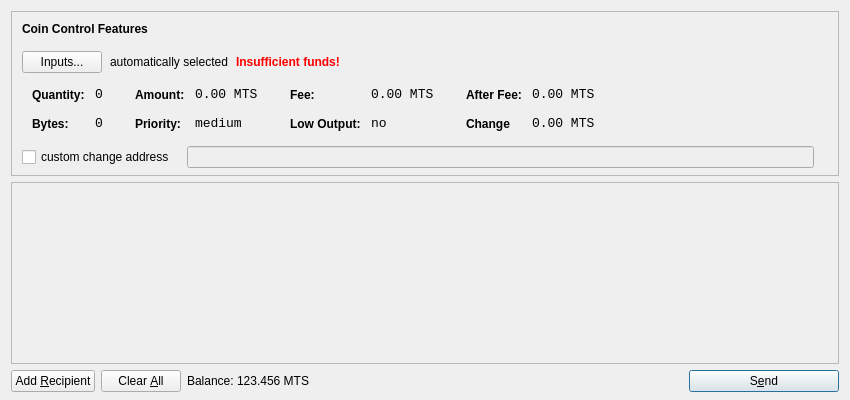
<?xml version="1.0" encoding="UTF-8"?>
<ui version="4.0">
 <class>SendCoinsDialog</class>
 <widget class="QDialog" name="SendCoinsDialog">
  <property name="geometry">
   <rect>
    <x>0</x>
    <y>0</y>
    <width>850</width>
    <height>400</height>
   </rect>
  </property>
  <property name="windowTitle">
   <string>Send Coins</string>
  </property>
  <layout class="QVBoxLayout" name="verticalLayout" stretch="0,1,0">
   <property name="bottomMargin">
    <number>8</number>
   </property>
   <item>
    <widget class="QFrame" name="frameCoinControl">
     <property name="sizePolicy">
      <sizepolicy hsizetype="Expanding" vsizetype="Expanding">
       <horstretch>0</horstretch>
       <verstretch>0</verstretch>
      </sizepolicy>
     </property>
     <property name="maximumSize">
      <size>
       <width>16777215</width>
       <height>16777215</height>
      </size>
     </property>
     <property name="frameShape">
      <enum>QFrame::StyledPanel</enum>
     </property>
     <property name="frameShadow">
      <enum>QFrame::Sunken</enum>
     </property>
     <layout class="QVBoxLayout" name="verticalLayoutCoinControl2">
      <property name="spacing">
       <number>-1</number>
      </property>
      <property name="leftMargin">
       <number>0</number>
      </property>
      <property name="topMargin">
       <number>0</number>
      </property>
      <property name="rightMargin">
       <number>0</number>
      </property>
      <property name="bottomMargin">
       <number>6</number>
      </property>
      <item>
       <layout class="QVBoxLayout" name="verticalLayoutCoinControl" stretch="0,0,0,0,1">
        <property name="spacing">
         <number>0</number>
        </property>
        <property name="leftMargin">
         <number>10</number>
        </property>
        <property name="topMargin">
         <number>10</number>
        </property>
        <item>
         <layout class="QHBoxLayout" name="horizontalLayoutCoinControl1">
          <property name="bottomMargin">
           <number>15</number>
          </property>
          <item>
           <widget class="QLabel" name="labelCoinControlFeatures">
            <property name="sizePolicy">
             <sizepolicy hsizetype="Preferred" vsizetype="Maximum">
              <horstretch>0</horstretch>
              <verstretch>0</verstretch>
             </sizepolicy>
            </property>
            <property name="font">
             <font>
              <weight>75</weight>
              <bold>true</bold>
             </font>
            </property>
            <property name="styleSheet">
             <string notr="true">font-weight:bold;</string>
            </property>
            <property name="text">
             <string>Coin Control Features</string>
            </property>
           </widget>
          </item>
         </layout>
        </item>
        <item>
         <layout class="QHBoxLayout" name="horizontalLayoutCoinControl2" stretch="0,0,0,0">
          <property name="spacing">
           <number>8</number>
          </property>
          <property name="bottomMargin">
           <number>10</number>
          </property>
          <item>
           <widget class="QPushButton" name="pushButtonCoinControl">
            <property name="styleSheet">
             <string notr="true"/>
            </property>
            <property name="text">
             <string>Inputs...</string>
            </property>
           </widget>
          </item>
          <item>
           <widget class="QLabel" name="labelCoinControlAutomaticallySelected">
            <property name="text">
             <string>automatically selected</string>
            </property>
            <property name="margin">
             <number>5</number>
            </property>
           </widget>
          </item>
          <item>
           <widget class="QLabel" name="labelCoinControlInsuffFunds">
            <property name="font">
             <font>
              <weight>75</weight>
              <bold>true</bold>
             </font>
            </property>
            <property name="styleSheet">
             <string notr="true">color:red;font-weight:bold;</string>
            </property>
            <property name="text">
             <string>Insufficient funds!</string>
            </property>
            <property name="margin">
             <number>5</number>
            </property>
           </widget>
          </item>
          <item>
           <spacer name="horizontalSpacerCoinControl">
            <property name="orientation">
             <enum>Qt::Horizontal</enum>
            </property>
            <property name="sizeHint" stdset="0">
             <size>
              <width>40</width>
              <height>1</height>
             </size>
            </property>
           </spacer>
          </item>
         </layout>
        </item>
        <item>
         <widget class="QWidget" name="widgetCoinControl" native="true">
          <property name="sizePolicy">
           <sizepolicy hsizetype="Preferred" vsizetype="Preferred">
            <horstretch>0</horstretch>
            <verstretch>0</verstretch>
           </sizepolicy>
          </property>
          <property name="minimumSize">
           <size>
            <width>0</width>
            <height>0</height>
           </size>
          </property>
          <property name="styleSheet">
           <string notr="true"/>
          </property>
          <layout class="QHBoxLayout" name="horizontalLayoutCoinControl5">
           <property name="margin">
            <number>0</number>
           </property>
           <item>
            <layout class="QHBoxLayout" name="horizontalLayoutCoinControl3" stretch="0,0,0,1">
             <property name="spacing">
              <number>20</number>
             </property>
             <property name="topMargin">
              <number>0</number>
             </property>
             <property name="bottomMargin">
              <number>10</number>
             </property>
             <item>
              <layout class="QFormLayout" name="formLayoutCoinControl1">
               <property name="horizontalSpacing">
                <number>10</number>
               </property>
               <property name="verticalSpacing">
                <number>14</number>
               </property>
               <property name="leftMargin">
                <number>10</number>
               </property>
               <property name="topMargin">
                <number>4</number>
               </property>
               <property name="rightMargin">
                <number>6</number>
               </property>
               <item row="0" column="0">
                <widget class="QLabel" name="labelCoinControlQuantityText">
                 <property name="styleSheet">
                  <string notr="true">font-weight:bold;</string>
                 </property>
                 <property name="text">
                  <string>Quantity:</string>
                 </property>
                 <property name="margin">
                  <number>0</number>
                 </property>
                </widget>
               </item>
               <item row="0" column="1">
                <widget class="QLabel" name="labelCoinControlQuantity">
                 <property name="font">
                  <font>
                   <family>Monospace</family>
                   <pointsize>10</pointsize>
                  </font>
                 </property>
                 <property name="cursor">
                  <cursorShape>IBeamCursor</cursorShape>
                 </property>
                 <property name="contextMenuPolicy">
                  <enum>Qt::ActionsContextMenu</enum>
                 </property>
                 <property name="text">
                  <string>0</string>
                 </property>
                 <property name="margin">
                  <number>0</number>
                 </property>
                 <property name="textInteractionFlags">
                  <set>Qt::LinksAccessibleByMouse|Qt::TextSelectableByKeyboard|Qt::TextSelectableByMouse</set>
                 </property>
                </widget>
               </item>
               <item row="1" column="0">
                <widget class="QLabel" name="labelCoinControlBytesText">
                 <property name="styleSheet">
                  <string notr="true">font-weight:bold;</string>
                 </property>
                 <property name="text">
                  <string>Bytes:</string>
                 </property>
                </widget>
               </item>
               <item row="1" column="1">
                <widget class="QLabel" name="labelCoinControlBytes">
                 <property name="font">
                  <font>
                   <family>Monospace</family>
                   <pointsize>10</pointsize>
                  </font>
                 </property>
                 <property name="cursor">
                  <cursorShape>IBeamCursor</cursorShape>
                 </property>
                 <property name="contextMenuPolicy">
                  <enum>Qt::ActionsContextMenu</enum>
                 </property>
                 <property name="text">
                  <string>0</string>
                 </property>
                 <property name="textInteractionFlags">
                  <set>Qt::LinksAccessibleByMouse|Qt::TextSelectableByKeyboard|Qt::TextSelectableByMouse</set>
                 </property>
                </widget>
               </item>
              </layout>
             </item>
             <item>
              <layout class="QFormLayout" name="formLayoutCoinControl2">
               <property name="horizontalSpacing">
                <number>10</number>
               </property>
               <property name="verticalSpacing">
                <number>14</number>
               </property>
               <property name="leftMargin">
                <number>6</number>
               </property>
               <property name="topMargin">
                <number>4</number>
               </property>
               <property name="rightMargin">
                <number>6</number>
               </property>
               <item row="0" column="0">
                <widget class="QLabel" name="labelCoinControlAmountText">
                 <property name="styleSheet">
                  <string notr="true">font-weight:bold;</string>
                 </property>
                 <property name="text">
                  <string>Amount:</string>
                 </property>
                 <property name="margin">
                  <number>0</number>
                 </property>
                </widget>
               </item>
               <item row="0" column="1">
                <widget class="QLabel" name="labelCoinControlAmount">
                 <property name="font">
                  <font>
                   <family>Monospace</family>
                   <pointsize>10</pointsize>
                  </font>
                 </property>
                 <property name="cursor">
                  <cursorShape>IBeamCursor</cursorShape>
                 </property>
                 <property name="contextMenuPolicy">
                  <enum>Qt::ActionsContextMenu</enum>
                 </property>
                 <property name="text">
                  <string>0.00 MTS</string>
                 </property>
                 <property name="textInteractionFlags">
                  <set>Qt::LinksAccessibleByMouse|Qt::TextSelectableByKeyboard|Qt::TextSelectableByMouse</set>
                 </property>
                </widget>
               </item>
               <item row="1" column="0">
                <widget class="QLabel" name="labelCoinControlPriorityText">
                 <property name="styleSheet">
                  <string notr="true">font-weight:bold;</string>
                 </property>
                 <property name="text">
                  <string>Priority:</string>
                 </property>
                </widget>
               </item>
               <item row="1" column="1">
                <widget class="QLabel" name="labelCoinControlPriority">
                 <property name="font">
                  <font>
                   <family>Monospace</family>
                   <pointsize>10</pointsize>
                  </font>
                 </property>
                 <property name="cursor">
                  <cursorShape>IBeamCursor</cursorShape>
                 </property>
                 <property name="contextMenuPolicy">
                  <enum>Qt::ActionsContextMenu</enum>
                 </property>
                 <property name="text">
                  <string>medium</string>
                 </property>
                 <property name="textInteractionFlags">
                  <set>Qt::LinksAccessibleByMouse|Qt::TextSelectableByKeyboard|Qt::TextSelectableByMouse</set>
                 </property>
                </widget>
               </item>
              </layout>
             </item>
             <item>
              <layout class="QFormLayout" name="formLayoutCoinControl3">
               <property name="horizontalSpacing">
                <number>10</number>
               </property>
               <property name="verticalSpacing">
                <number>14</number>
               </property>
               <property name="leftMargin">
                <number>6</number>
               </property>
               <property name="topMargin">
                <number>4</number>
               </property>
               <property name="rightMargin">
                <number>6</number>
               </property>
               <item row="0" column="0">
                <widget class="QLabel" name="labelCoinControlFeeText">
                 <property name="styleSheet">
                  <string notr="true">font-weight:bold;</string>
                 </property>
                 <property name="text">
                  <string>Fee:</string>
                 </property>
                 <property name="margin">
                  <number>0</number>
                 </property>
                </widget>
               </item>
               <item row="0" column="1">
                <widget class="QLabel" name="labelCoinControlFee">
                 <property name="font">
                  <font>
                   <family>Monospace</family>
                   <pointsize>10</pointsize>
                  </font>
                 </property>
                 <property name="cursor">
                  <cursorShape>IBeamCursor</cursorShape>
                 </property>
                 <property name="contextMenuPolicy">
                  <enum>Qt::ActionsContextMenu</enum>
                 </property>
                 <property name="text">
                  <string>0.00 MTS</string>
                 </property>
                 <property name="textInteractionFlags">
                  <set>Qt::LinksAccessibleByMouse|Qt::TextSelectableByKeyboard|Qt::TextSelectableByMouse</set>
                 </property>
                </widget>
               </item>
               <item row="1" column="0">
                <widget class="QLabel" name="labelCoinControlLowOutputText">
                 <property name="styleSheet">
                  <string notr="true">font-weight:bold;</string>
                 </property>
                 <property name="text">
                  <string>Low Output:</string>
                 </property>
                </widget>
               </item>
               <item row="1" column="1">
                <widget class="QLabel" name="labelCoinControlLowOutput">
                 <property name="font">
                  <font>
                   <family>Monospace</family>
                   <pointsize>10</pointsize>
                  </font>
                 </property>
                 <property name="cursor">
                  <cursorShape>IBeamCursor</cursorShape>
                 </property>
                 <property name="contextMenuPolicy">
                  <enum>Qt::ActionsContextMenu</enum>
                 </property>
                 <property name="text">
                  <string>no</string>
                 </property>
                 <property name="textInteractionFlags">
                  <set>Qt::LinksAccessibleByMouse|Qt::TextSelectableByKeyboard|Qt::TextSelectableByMouse</set>
                 </property>
                </widget>
               </item>
              </layout>
             </item>
             <item>
              <layout class="QFormLayout" name="formLayoutCoinControl4">
               <property name="horizontalSpacing">
                <number>10</number>
               </property>
               <property name="verticalSpacing">
                <number>14</number>
               </property>
               <property name="leftMargin">
                <number>6</number>
               </property>
               <property name="topMargin">
                <number>4</number>
               </property>
               <property name="rightMargin">
                <number>6</number>
               </property>
               <item row="0" column="0">
                <widget class="QLabel" name="labelCoinControlAfterFeeText">
                 <property name="styleSheet">
                  <string notr="true">font-weight:bold;</string>
                 </property>
                 <property name="text">
                  <string>After Fee:</string>
                 </property>
                 <property name="margin">
                  <number>0</number>
                 </property>
                </widget>
               </item>
               <item row="0" column="1">
                <widget class="QLabel" name="labelCoinControlAfterFee">
                 <property name="font">
                  <font>
                   <family>Monospace</family>
                   <pointsize>10</pointsize>
                  </font>
                 </property>
                 <property name="cursor">
                  <cursorShape>IBeamCursor</cursorShape>
                 </property>
                 <property name="contextMenuPolicy">
                  <enum>Qt::ActionsContextMenu</enum>
                 </property>
                 <property name="text">
                  <string>0.00 MTS</string>
                 </property>
                 <property name="textInteractionFlags">
                  <set>Qt::LinksAccessibleByMouse|Qt::TextSelectableByKeyboard|Qt::TextSelectableByMouse</set>
                 </property>
                </widget>
               </item>
               <item row="1" column="0">
                <widget class="QLabel" name="labelCoinControlChangeText">
                 <property name="styleSheet">
                  <string notr="true">font-weight:bold;</string>
                 </property>
                 <property name="text">
                  <string>Change</string>
                 </property>
                </widget>
               </item>
               <item row="1" column="1">
                <widget class="QLabel" name="labelCoinControlChange">
                 <property name="font">
                  <font>
                   <family>Monospace</family>
                   <pointsize>10</pointsize>
                  </font>
                 </property>
                 <property name="cursor">
                  <cursorShape>IBeamCursor</cursorShape>
                 </property>
                 <property name="contextMenuPolicy">
                  <enum>Qt::ActionsContextMenu</enum>
                 </property>
                 <property name="text">
                  <string>0.00 MTS</string>
                 </property>
                 <property name="textInteractionFlags">
                  <set>Qt::LinksAccessibleByMouse|Qt::TextSelectableByKeyboard|Qt::TextSelectableByMouse</set>
                 </property>
                </widget>
               </item>
              </layout>
             </item>
            </layout>
           </item>
          </layout>
         </widget>
        </item>
        <item>
         <layout class="QHBoxLayout" name="horizontalLayoutCoinControl4" stretch="0,0,0">
          <property name="spacing">
           <number>12</number>
          </property>
          <property name="sizeConstraint">
           <enum>QLayout::SetDefaultConstraint</enum>
          </property>
          <property name="topMargin">
           <number>5</number>
          </property>
          <property name="rightMargin">
           <number>5</number>
          </property>
          <item>
           <widget class="QCheckBox" name="checkBoxCoinControlChange">
            <property name="text">
             <string>custom change address</string>
            </property>
           </widget>
          </item>
          <item>
           <widget class="QLineEdit" name="lineEditCoinControlChange">
            <property name="enabled">
             <bool>false</bool>
            </property>
            <property name="sizePolicy">
             <sizepolicy hsizetype="Expanding" vsizetype="Fixed">
              <horstretch>0</horstretch>
              <verstretch>0</verstretch>
             </sizepolicy>
            </property>
           </widget>
          </item>
          <item>
           <widget class="QLabel" name="labelCoinControlChangeLabel">
            <property name="sizePolicy">
             <sizepolicy hsizetype="Preferred" vsizetype="Expanding">
              <horstretch>0</horstretch>
              <verstretch>0</verstretch>
             </sizepolicy>
            </property>
            <property name="minimumSize">
             <size>
              <width>0</width>
              <height>0</height>
             </size>
            </property>
            <property name="text">
             <string/>
            </property>
            <property name="margin">
             <number>3</number>
            </property>
           </widget>
          </item>
         </layout>
        </item>
        <item>
         <spacer name="verticalSpacerCoinControl">
          <property name="orientation">
           <enum>Qt::Vertical</enum>
          </property>
          <property name="sizeHint" stdset="0">
           <size>
            <width>800</width>
            <height>1</height>
           </size>
          </property>
         </spacer>
        </item>
       </layout>
      </item>
     </layout>
    </widget>
   </item>
   <item>
    <widget class="QScrollArea" name="scrollArea">
     <property name="widgetResizable">
      <bool>true</bool>
     </property>
     <widget class="QWidget" name="scrollAreaWidgetContents">
      <property name="geometry">
       <rect>
        <x>0</x>
        <y>0</y>
        <width>830</width>
        <height>165</height>
       </rect>
      </property>
      <layout class="QVBoxLayout" name="verticalLayout_2">
       <property name="margin">
        <number>0</number>
       </property>
       <item>
        <layout class="QVBoxLayout" name="entries">
         <property name="spacing">
          <number>6</number>
         </property>
        </layout>
       </item>
       <item>
        <spacer name="verticalSpacer">
         <property name="orientation">
          <enum>Qt::Vertical</enum>
         </property>
         <property name="sizeHint" stdset="0">
          <size>
           <width>20</width>
           <height>40</height>
          </size>
         </property>
        </spacer>
       </item>
      </layout>
     </widget>
    </widget>
   </item>
   <item>
    <layout class="QHBoxLayout" name="horizontalLayout">
     <item>
      <widget class="QPushButton" name="addButton">
       <property name="toolTip">
        <string>Send to multiple recipients at once</string>
       </property>
       <property name="text">
        <string>Add &amp;Recipient</string>
       </property>
       <property name="icon">
        <iconset resource="../bitcoin.qrc">
         <normaloff>:/icons/add</normaloff>:/icons/add</iconset>
       </property>
       <property name="autoDefault">
        <bool>false</bool>
       </property>
      </widget>
     </item>
     <item>
      <widget class="QPushButton" name="clearButton">
       <property name="sizePolicy">
        <sizepolicy hsizetype="Minimum" vsizetype="Fixed">
         <horstretch>0</horstretch>
         <verstretch>0</verstretch>
        </sizepolicy>
       </property>
       <property name="toolTip">
        <string>Remove all transaction fields</string>
       </property>
       <property name="text">
        <string>Clear &amp;All</string>
       </property>
       <property name="icon">
        <iconset resource="../bitcoin.qrc">
         <normaloff>:/icons/remove</normaloff>:/icons/remove</iconset>
       </property>
       <property name="autoRepeatDelay">
        <number>300</number>
       </property>
       <property name="autoDefault">
        <bool>false</bool>
       </property>
      </widget>
     </item>
     <item>
      <layout class="QHBoxLayout" name="horizontalLayout_2">
       <property name="spacing">
        <number>3</number>
       </property>
       <item>
        <widget class="QLabel" name="label">
         <property name="sizePolicy">
          <sizepolicy hsizetype="Preferred" vsizetype="Fixed">
           <horstretch>0</horstretch>
           <verstretch>0</verstretch>
          </sizepolicy>
         </property>
         <property name="text">
          <string>Balance:</string>
         </property>
        </widget>
       </item>
       <item>
        <widget class="QLabel" name="labelBalance">
         <property name="sizePolicy">
          <sizepolicy hsizetype="Preferred" vsizetype="Fixed">
           <horstretch>0</horstretch>
           <verstretch>0</verstretch>
          </sizepolicy>
         </property>
         <property name="cursor">
          <cursorShape>IBeamCursor</cursorShape>
         </property>
         <property name="text">
          <string>123.456 MTS</string>
         </property>
         <property name="textInteractionFlags">
          <set>Qt::LinksAccessibleByMouse|Qt::TextSelectableByKeyboard|Qt::TextSelectableByMouse</set>
         </property>
        </widget>
       </item>
      </layout>
     </item>
     <item>
      <spacer name="horizontalSpacer">
       <property name="orientation">
        <enum>Qt::Horizontal</enum>
       </property>
       <property name="sizeHint" stdset="0">
        <size>
         <width>40</width>
         <height>20</height>
        </size>
       </property>
      </spacer>
     </item>
     <item>
      <widget class="QPushButton" name="sendButton">
       <property name="minimumSize">
        <size>
         <width>150</width>
         <height>0</height>
        </size>
       </property>
       <property name="toolTip">
        <string>Confirm the send action</string>
       </property>
       <property name="text">
        <string>S&amp;end</string>
       </property>
       <property name="icon">
        <iconset resource="../bitcoin.qrc">
         <normaloff>:/icons/send</normaloff>:/icons/send</iconset>
       </property>
       <property name="default">
        <bool>true</bool>
       </property>
      </widget>
     </item>
    </layout>
   </item>
  </layout>
 </widget>
 <resources>
  <include location="../bitcoin.qrc"/>
 </resources>
 <connections/>
</ui>
